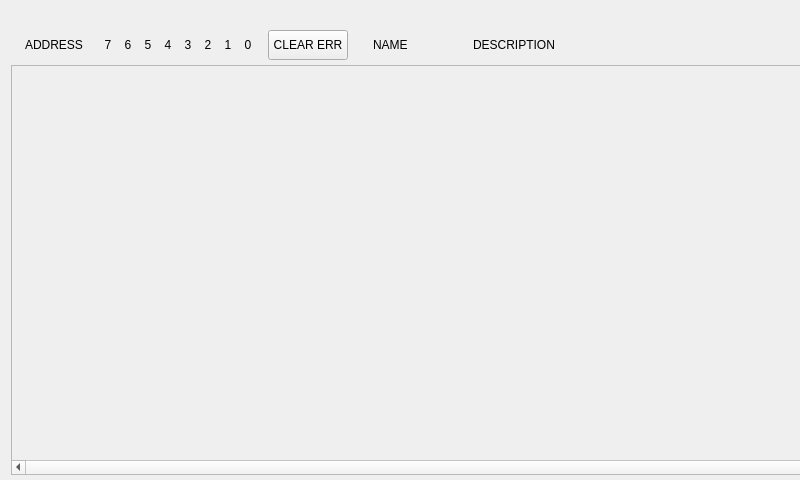
<?xml version="1.0" encoding="UTF-8"?>
<ui version="4.0">
 <class>ModeRegisterBrouser_short</class>
 <widget class="QMainWindow" name="ModeRegisterBrouser_short">
  <property name="geometry">
   <rect>
    <x>0</x>
    <y>0</y>
    <width>800</width>
    <height>480</height>
   </rect>
  </property>
  <property name="sizePolicy">
   <sizepolicy hsizetype="Fixed" vsizetype="Fixed">
    <horstretch>0</horstretch>
    <verstretch>0</verstretch>
   </sizepolicy>
  </property>
  <property name="minimumSize">
   <size>
    <width>800</width>
    <height>200</height>
   </size>
  </property>
  <property name="maximumSize">
   <size>
    <width>800</width>
    <height>480</height>
   </size>
  </property>
  <property name="windowTitle">
   <string>MainWindow</string>
  </property>
  <widget class="QWidget" name="centralwidget">
   <widget class="QFrame" name="gridFrame">
    <property name="geometry">
     <rect>
      <x>10</x>
      <y>10</y>
      <width>1000</width>
      <height>471</height>
     </rect>
    </property>
    <property name="minimumSize">
     <size>
      <width>300</width>
      <height>0</height>
     </size>
    </property>
    <property name="maximumSize">
     <size>
      <width>2000</width>
      <height>16777215</height>
     </size>
    </property>
    <layout class="QGridLayout" name="gridLayout">
     <property name="leftMargin">
      <number>1</number>
     </property>
     <property name="topMargin">
      <number>6</number>
     </property>
     <property name="rightMargin">
      <number>1</number>
     </property>
     <property name="bottomMargin">
      <number>6</number>
     </property>
     <property name="spacing">
      <number>0</number>
     </property>
     <item row="0" column="0">
      <widget class="QFrame" name="gridFrame_3">
       <layout class="QGridLayout" name="gridLayout_3" columnstretch="0,0,0,0" columnminimumwidth="75,230,50,300">
        <property name="sizeConstraint">
         <enum>QLayout::SetFixedSize</enum>
        </property>
        <property name="leftMargin">
         <number>7</number>
        </property>
        <property name="topMargin">
         <number>9</number>
        </property>
        <property name="rightMargin">
         <number>1</number>
        </property>
        <property name="bottomMargin">
         <number>0</number>
        </property>
        <property name="spacing">
         <number>0</number>
        </property>
        <item row="0" column="1">
         <widget class="QFrame" name="gridFrame_clear_error">
          <property name="sizePolicy">
           <sizepolicy hsizetype="Fixed" vsizetype="Fixed">
            <horstretch>0</horstretch>
            <verstretch>0</verstretch>
           </sizepolicy>
          </property>
          <property name="minimumSize">
           <size>
            <width>270</width>
            <height>40</height>
           </size>
          </property>
          <property name="maximumSize">
           <size>
            <width>270</width>
            <height>40</height>
           </size>
          </property>
          <layout class="QGridLayout" name="gridLayout_4">
           <property name="leftMargin">
            <number>5</number>
           </property>
           <property name="topMargin">
            <number>4</number>
           </property>
           <property name="rightMargin">
            <number>0</number>
           </property>
           <property name="bottomMargin">
            <number>4</number>
           </property>
           <property name="spacing">
            <number>0</number>
           </property>
           <item row="0" column="4">
            <widget class="QLabel" name="label_reg_inf_bit_16">
             <property name="maximumSize">
              <size>
               <width>20</width>
               <height>16777215</height>
              </size>
             </property>
             <property name="text">
              <string>3</string>
             </property>
             <property name="alignment">
              <set>Qt::AlignCenter</set>
             </property>
             <property name="lable_register_brouser_label_head" stdset="0">
              <string>true</string>
             </property>
            </widget>
           </item>
           <item row="0" column="5">
            <widget class="QLabel" name="label_reg_inf_bit_22">
             <property name="maximumSize">
              <size>
               <width>20</width>
               <height>16777215</height>
              </size>
             </property>
             <property name="text">
              <string>2</string>
             </property>
             <property name="alignment">
              <set>Qt::AlignCenter</set>
             </property>
             <property name="lable_register_brouser_label_head" stdset="0">
              <string>true</string>
             </property>
            </widget>
           </item>
           <item row="0" column="1">
            <widget class="QLabel" name="label_reg_inf_bit_23">
             <property name="maximumSize">
              <size>
               <width>20</width>
               <height>16777215</height>
              </size>
             </property>
             <property name="text">
              <string>6</string>
             </property>
             <property name="alignment">
              <set>Qt::AlignCenter</set>
             </property>
             <property name="lable_register_brouser_label_head" stdset="0">
              <string>true</string>
             </property>
            </widget>
           </item>
           <item row="0" column="3">
            <widget class="QLabel" name="label_reg_inf_bit_17">
             <property name="maximumSize">
              <size>
               <width>20</width>
               <height>16777215</height>
              </size>
             </property>
             <property name="text">
              <string>4</string>
             </property>
             <property name="alignment">
              <set>Qt::AlignCenter</set>
             </property>
             <property name="lable_register_brouser_label_head" stdset="0">
              <string>true</string>
             </property>
            </widget>
           </item>
           <item row="0" column="6">
            <widget class="QLabel" name="label_reg_inf_bit_21">
             <property name="maximumSize">
              <size>
               <width>20</width>
               <height>16777215</height>
              </size>
             </property>
             <property name="text">
              <string>1</string>
             </property>
             <property name="alignment">
              <set>Qt::AlignCenter</set>
             </property>
             <property name="lable_register_brouser_label_head" stdset="0">
              <string>true</string>
             </property>
            </widget>
           </item>
           <item row="0" column="2">
            <widget class="QLabel" name="label_reg_inf_bit_18">
             <property name="maximumSize">
              <size>
               <width>20</width>
               <height>16777215</height>
              </size>
             </property>
             <property name="text">
              <string>5</string>
             </property>
             <property name="alignment">
              <set>Qt::AlignCenter</set>
             </property>
             <property name="lable_register_brouser_label_head" stdset="0">
              <string>true</string>
             </property>
            </widget>
           </item>
           <item row="0" column="7">
            <widget class="QLabel" name="label_reg_inf_bit_20">
             <property name="maximumSize">
              <size>
               <width>20</width>
               <height>16777215</height>
              </size>
             </property>
             <property name="text">
              <string>0</string>
             </property>
             <property name="alignment">
              <set>Qt::AlignCenter</set>
             </property>
             <property name="lable_register_brouser_label_head" stdset="0">
              <string>true</string>
             </property>
            </widget>
           </item>
           <item row="0" column="0">
            <widget class="QLabel" name="label_reg_inf_bit_19">
             <property name="maximumSize">
              <size>
               <width>20</width>
               <height>16777215</height>
              </size>
             </property>
             <property name="text">
              <string>7</string>
             </property>
             <property name="alignment">
              <set>Qt::AlignCenter</set>
             </property>
             <property name="lable_register_brouser_label_head" stdset="0">
              <string>true</string>
             </property>
            </widget>
           </item>
           <item row="0" column="8">
            <layout class="QHBoxLayout" name="horizontalLayout">
             <property name="spacing">
              <number>0</number>
             </property>
             <property name="leftMargin">
              <number>10</number>
             </property>
             <property name="rightMargin">
              <number>15</number>
             </property>
             <item>
              <widget class="QPushButton" name="pushButton_clear_error">
               <property name="minimumSize">
                <size>
                 <width>80</width>
                 <height>30</height>
                </size>
               </property>
               <property name="maximumSize">
                <size>
                 <width>80</width>
                 <height>30</height>
                </size>
               </property>
               <property name="text">
                <string>CLEAR ERR</string>
               </property>
               <property name="PushButtonSeparate_Enabled" stdset="0">
                <string>true</string>
               </property>
               <property name="PushButtonSeparate_EnabledPressed" stdset="0">
                <string>true</string>
               </property>
               <property name="PushButtonSeparate_EnabledPressedHover" stdset="0">
                <string>true</string>
               </property>
               <property name="PushButtonSeparate_EnabledHover" stdset="0">
                <string>true</string>
               </property>
               <property name="PushButtonSeparate_Disabled" stdset="0">
                <string>true</string>
               </property>
              </widget>
             </item>
            </layout>
           </item>
          </layout>
         </widget>
        </item>
        <item row="0" column="3">
         <widget class="QLabel" name="label_mode_reg_description_3">
          <property name="sizePolicy">
           <sizepolicy hsizetype="Fixed" vsizetype="Fixed">
            <horstretch>0</horstretch>
            <verstretch>0</verstretch>
           </sizepolicy>
          </property>
          <property name="minimumSize">
           <size>
            <width>100</width>
            <height>20</height>
           </size>
          </property>
          <property name="maximumSize">
           <size>
            <width>100</width>
            <height>20</height>
           </size>
          </property>
          <property name="text">
           <string>DESCRIPTION</string>
          </property>
          <property name="lable_register_brouser_label_head" stdset="0">
           <string>true</string>
          </property>
         </widget>
        </item>
        <item row="0" column="0">
         <widget class="QLabel" name="label_mod_reg_address_3">
          <property name="sizePolicy">
           <sizepolicy hsizetype="Fixed" vsizetype="Fixed">
            <horstretch>0</horstretch>
            <verstretch>0</verstretch>
           </sizepolicy>
          </property>
          <property name="minimumSize">
           <size>
            <width>72</width>
            <height>20</height>
           </size>
          </property>
          <property name="maximumSize">
           <size>
            <width>72</width>
            <height>20</height>
           </size>
          </property>
          <property name="text">
           <string>ADDRESS</string>
          </property>
          <property name="alignment">
           <set>Qt::AlignCenter</set>
          </property>
          <property name="lable_register_brouser_label_head" stdset="0">
           <string>true</string>
          </property>
         </widget>
        </item>
        <item row="0" column="2">
         <layout class="QHBoxLayout" name="horizontalLayout_3">
          <property name="leftMargin">
           <number>10</number>
          </property>
          <item>
           <widget class="QLabel" name="label_mod_reg_interpretation_3">
            <property name="sizePolicy">
             <sizepolicy hsizetype="Fixed" vsizetype="Fixed">
              <horstretch>0</horstretch>
              <verstretch>0</verstretch>
             </sizepolicy>
            </property>
            <property name="minimumSize">
             <size>
              <width>100</width>
              <height>20</height>
             </size>
            </property>
            <property name="maximumSize">
             <size>
              <width>100</width>
              <height>20</height>
             </size>
            </property>
            <property name="text">
             <string>NAME</string>
            </property>
            <property name="alignment">
             <set>Qt::AlignLeading|Qt::AlignLeft|Qt::AlignVCenter</set>
            </property>
            <property name="lable_register_brouser_label_head" stdset="0">
             <string>true</string>
            </property>
           </widget>
          </item>
         </layout>
        </item>
       </layout>
      </widget>
     </item>
     <item row="1" column="0">
      <widget class="QScrollArea" name="scrollArea">
       <property name="enabled">
        <bool>true</bool>
       </property>
       <property name="verticalScrollBarPolicy">
        <enum>Qt::ScrollBarAlwaysOn</enum>
       </property>
       <property name="horizontalScrollBarPolicy">
        <enum>Qt::ScrollBarAlwaysOn</enum>
       </property>
       <property name="widgetResizable">
        <bool>true</bool>
       </property>
       <widget class="QWidget" name="scrollAreaWidgetContents1">
        <property name="geometry">
         <rect>
          <x>0</x>
          <y>0</y>
          <width>979</width>
          <height>391</height>
         </rect>
        </property>
        <zorder>gridFrame_clear_error</zorder>
       </widget>
      </widget>
     </item>
    </layout>
   </widget>
  </widget>
  <widget class="QMenuBar" name="menubar">
   <property name="geometry">
    <rect>
     <x>0</x>
     <y>0</y>
     <width>800</width>
     <height>21</height>
    </rect>
   </property>
  </widget>
 </widget>
 <resources/>
 <connections/>
</ui>
